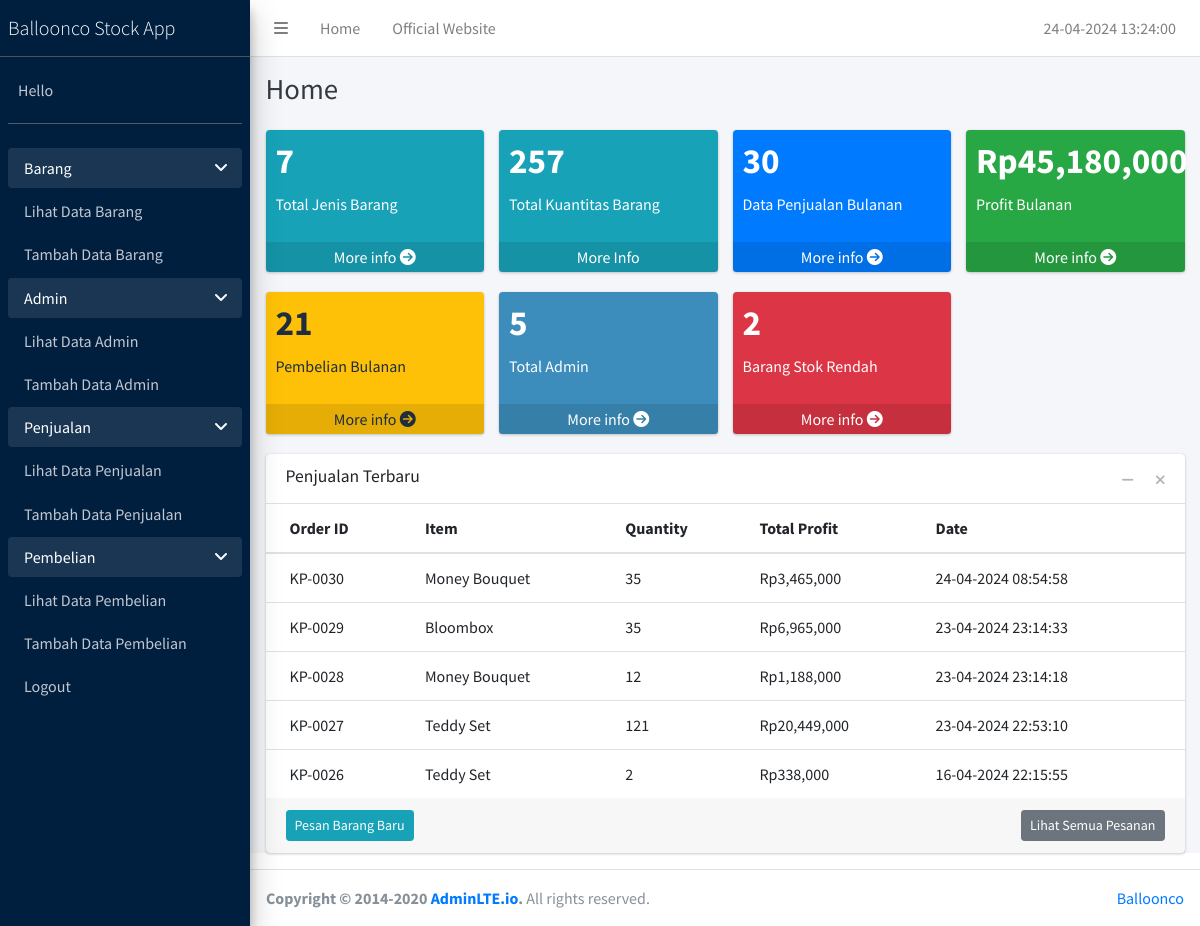
The app's page /home.php with its own data.
### tables this page shows
CREATE TABLE `penjualan` (
  `id_penjualan` int(11) NOT NULL,
  `kode_penjualan` varchar(50) NOT NULL,
  `quantity` int(50) NOT NULL,
  `tanggal_penjualan` datetime(6) NOT NULL,
  `id_barang` int(11) NOT NULL
);

CREATE TABLE `barang` (
  `id_barang` int(11) NOT NULL,
  `kode_barang` text NOT NULL,
  `nama_barang` varchar(50) NOT NULL,
  `qty_barang` int(50) NOT NULL,
  `harga_barang` int(50) NOT NULL,
  `harga_beli` int(50) NOT NULL,
  `deskripsi_barang` varchar(50) NOT NULL
);

### home.php (the view, shortened to what this page needs)
<?php
include 'header.php';
?>
<?php
include 'menu-bar.php';
?>
<div class="content-wrapper">
    <div class="content-header">
        <div class="container-fluid">
            <div class="row mb-2">
                <div class="col-sm-6">
                    <h1 class="m-0 text-dark">Home</h1>
                </div>
                <div class="col-sm-6">
                </div>
            </div>
        </div>
    </div>
    <section class="content">
        <div class="container-fluid">
            <div class="row">
                <div class="col-lg-3 col-6">
                    <div class="small-box bg-info">
                        <div class="inner">
                            <?php
                            include 'koneksi.php';
                            $query = mysqli_query($koneksi, "SELECT COUNT(DISTINCT nama_barang) AS total_barang FROM barang");
                            $result = mysqli_fetch_assoc($query);
                            $total_barang = $result['total_barang'];
                            ?>
                            <h3><?php echo $total_barang; ?></h3>
                            <p>Total Jenis Barang</p>
                        </div>
                        <a href="lihat-barang.php" class="small-box-footer">More info <i class="fas fa-arrow-circle-right"></i></a>
                    </div>
                </div>
                <div class="col-lg-3 col-6">
                    <div class="small-box bg-info">
                        <div class="inner">
                            <?php
                            include 'koneksi.php';
                            $query = mysqli_query($koneksi, "SELECT SUM(qty_barang) AS total_quantity FROM barang");
                            $result = mysqli_fetch_assoc($query);
                            $total_quantity = $result['total_quantity'];
                            ?>
                            <h3><?php echo $total_quantity; ?></h3>
                            <p>Total Kuantitas Barang</p>
                        </div>
                        <a href="lihat-barang.php" class="small-box-footer">More Info</a>
                    </div>
                </div>
                <div class="col-lg-3 col-6">
                    <div class="small-box bg-primary">
                        <div class="inner">
                            <?php
                            $query = mysqli_query($koneksi, "SELECT COUNT(*) AS total_penjualan FROM penjualan WHERE MONTH(tanggal_penjualan) = MONTH(CURRENT_DATE())");
                            $result = mysqli_fetch_assoc($query);
                            $total_penjualan = $result['total_penjualan'];
                            ?>
                            <h3><?php echo $total_penjualan; ?></h3>
                            <p>Data Penjualan Bulanan</p>
                        </div>
                        <a href="lihat-penjualan.php" class="small-box-footer">More info <i class="fas fa-arrow-circle-right"></i></a>
                    </div>
                </div>
                <div class="col-lg-3 col-6">
                    <div class="small-box bg-success">
                        <div class="inner">
                            <?php
                            $query = mysqli_query($koneksi, "SELECT SUM(p.quantity * b.harga_beli) AS total_profit
                                                              FROM penjualan p
                                                              JOIN barang b ON p.id_barang = b.id_barang
                                                              WHERE MONTH(p.tanggal_penjualan) = MONTH(CURRENT_DATE())");
                            $result = mysqli_fetch_assoc($query);
                            $total_profit = $result['total_profit'];
                            ?>
                            <h3>Rp<?php echo number_format($total_profit); ?></h3>
                            <p>Profit Bulanan</p>
                        </div>
                        <a href="lihat-penjualan.php" class="small-box-footer">More info <i class="fas fa-arrow-circle-right"></i></a>
                    </div>
                </div>
                <div class="col-lg-3 col-6">
                    <div class="small-box bg-warning">
                        <div class="inner">
                            <?php
                            $query = mysqli_query($koneksi, "SELECT COUNT(*) AS total_pembelian FROM pembelian WHERE MONTH(tanggal_pembelian) = MONTH(CURRENT_DATE())");
                            $result = mysqli_fetch_assoc($query);
                            $total_pembelian = $result['total_pembelian'];
                            ?>
                            <h3><?php echo $total_pembelian; ?></h3>
                            <p>Pembelian Bulanan</p>
                        </div>
                        <a href="lihat-pembelian.php" class="small-box-footer">More info <i class="fas fa-arrow-circle-right"></i></a>
                    </div>
                </div>
                <div class="col-lg-3 col-6">
                    <div class="small-box bg-lightblue">
                        <div class="inner">
                            <?php
                            $query = mysqli_query($koneksi, "SELECT COUNT(*) AS total_admin FROM admin");
                            $result = mysqli_fetch_assoc($query);
                            $total_admin = $result['total_admin'];
                            ?>
                            <h3><?php echo $total_admin; ?></h3>
                            <p>Total Admin</p>
                        </div>
                        <a href="lihat-staff.php" class="small-box-footer">More info <i class="fas fa-arrow-circle-right"></i></a>
                    </div>
                </div>
                    <div class="col-lg-3 col-6">
                        <div class="small-box bg-danger">
                            <div class="inner">
                                <?php
                                $query = mysqli_query($koneksi, "SELECT COUNT(*) AS total_low_stock FROM barang WHERE qty_barang < 5");
                                $result = mysqli_fetch_assoc($query);
                                $total_low_stock = $result['total_low_stock'];
                                ?>
                                <h3><?php echo $total_low_stock; ?></h3>
                                <p>Barang Stok Rendah</p>
                            </div>
                            <a href="lihat-barang.php" class="small-box-footer">More info <i class="fas fa-arrow-circle-right"></i></a>
                        </div>
                    </div>
            </div>
            <div class="card">
                <div class="card-header border-transparent">
                    <h3 class="card-title">Penjualan Terbaru</h3>
                    <div class="card-tools">
                        <button type="button" class="btn btn-tool" data-card-widget="collapse">
                            <i class="fas fa-minus"></i>
                        </button>
                        <button type="button" class="btn btn-tool" data-card-widget="remove">
                            <i class="fas fa-times"></i>
                        </button>
                    </div>
                </div>
                <div class="card-body p-0">
                    <div class="table-responsive">
                        <table class="table m-0">
                            <thead>
                                <tr>
                                    <th>Order ID</th>
                                    <th>Item</th>
                                    <th>Quantity</th>
                                    <th>Total Profit</th>
                                    <th>Date</th>
                                </tr>
                            </thead>
                            <tbody>
                                <?php
                                $query = mysqli_query($koneksi, "SELECT p.kode_penjualan, b.nama_barang, p.quantity, (p.quantity * b.harga_beli) AS total_profit, p.tanggal_penjualan
                                  FROM penjualan p
                                  JOIN barang b ON p.id_barang = b.id_barang
                                  WHERE MONTH(p.tanggal_penjualan) = MONTH(CURRENT_DATE())
                                  ORDER BY p.id_penjualan DESC LIMIT 5");
                                while ($row = mysqli_fetch_assoc($query)) {
                                    echo "<tr>";
                                    echo "<td>" . $row['kode_penjualan'] . "</td>";
                                    echo "<td>" . $row['nama_barang'] . "</td>";
                                    echo "<td>" . $row['quantity'] . "</td>";
                                    echo "<td>Rp" . number_format($row['total_profit']) . "</td>";
                                    echo "<td>" . date('d-m-Y H:i:s', strtotime($row['tanggal_penjualan'])) . "</td>";
                                    echo "</tr>";
                                }
                                ?>
                            </tbody>
                        </table>
                    </div>
                </div>
                <div class="card-footer clearfix">
                    <a href="input-penjualan.php" class="btn btn-sm btn-info float-left">Pesan Barang Baru</a>
                    <a href="lihat-penjualan.php" class="btn btn-sm btn-secondary float-right">Lihat Semua Pesanan</a>
                </div>
            </div>
        </div>
    </section>
</div>
<?php
include 'footer.php';
?>

### header.php (shortened to what this page needs)
<!DOCTYPE html>
<html lang="en">
<head>
  <link rel="stylesheet" href="plugins/fontawesome-free/css/all.min.css">
  <link rel="stylesheet" href="https://code.ionicframework.com/ionicons/2.0.1/css/ionicons.min.css">
  <link rel="stylesheet" href="plugins/tempusdominus-bootstrap-4/css/tempusdominus-bootstrap-4.min.css">
  <link rel="stylesheet" href="plugins/icheck-bootstrap/icheck-bootstrap.min.css">
  <link rel="stylesheet" href="plugins/jqvmap/jqvmap.min.css">
  <link rel="stylesheet" href="dist/css/adminlte.min.css">
  <link rel="stylesheet" href="plugins/overlayScrollbars/css/OverlayScrollbars.min.css">
  <link rel="stylesheet" href="plugins/daterangepicker/daterangepicker.css">
  <link rel="stylesheet" href="plugins/summernote/summernote-bs4.min.css">
</head>
<body class="hold-transition sidebar-mini layout-fixed">
<div class="wrapper">
  <nav class="main-header navbar navbar-expand navbar-white navbar-light">
    <ul class="navbar-nav">
      <li class="nav-item">
        <a class="nav-link" data-widget="pushmenu" href="#" role="button"><i class="fas fa-bars"></i></a>
      </li>
      <li class="nav-item d-none d-sm-inline-block">
        <a href="home.php" class="nav-link">Home</a>
      </li>
      <li class="nav-item d-none d-sm-inline-block">
        <a href="https://balloonco.shop" class="nav-link">Official Website</a>
      </li>
    </ul>
    <ul class="navbar-nav ml-auto">
      <li class="nav-item d-none d-sm-inline-block">
        <span class="nav-link ml-auto" id="date-time"></span>
      </li>
    </ul>
  </nav>

### menu-bar.php (shortened to what this page needs)
<aside class="bg-navy color-palette main-sidebar sidebar-dark-primary elevation-4">
  <a href="home.php" class="brand-link">
    <span class="brand-text font-weight-light">Balloonco Stock App</span>
  </a>
  <div class="sidebar bg-navy color-palette">
    <div class="user-panel mt-3 pb-3 mb-3 d-flex">
      <div class="info">
      <a href="#" class="d-block">Hello <?php echo isset($_SESSION['nama_admin']) ? $_SESSION['nama_admin'] : ''; ?></a>
      </div>
    </div>
    <nav class="mt-2 " >
      <ul class="nav nav-pills nav-sidebar flex-column" data-widget="treeview" role="menu" data-accordion="false">
        <li class="nav-item menu-open">
          <a href="#" class="nav-link">
            <p>
              Barang
              <i class="right fas fa-angle-left"></i>
            </p>
          </a>
          <ul class="nav nav-treeview">
            <li class="nav-item">
              <a href="lihat-barang.php" class="nav-link">
                <p>Lihat Data Barang</p>
              </a>
            </li>
            <li class="nav-item">
              <a href="input-barang.php" class="nav-link">
                <p>Tambah Data Barang</p>
              </a>
            </li>
          </ul>
        </li>
        <li class="nav-item menu-open">
          <a href="#" class="nav-link">
            <p>
              Admin
              <i class="right fas fa-angle-left"></i>
            </p>
          </a>
          <ul class="nav nav-treeview">
            <li class="nav-item">
              <a href="lihat-staff.php" class="nav-link">
                <p>Lihat Data Admin</p>
              </a>
            </li>
            <li class="nav-item">
              <a href="input-staff.php" class="nav-link">
                <p>Tambah Data Admin</p>
              </a>
            </li>
          </ul>
        </li>
        <li class="nav-item menu-open">
          <a href="#" class="nav-link">
            <p>
              Penjualan
              <i class="right fas fa-angle-left"></i>
            </p>
          </a>
          <ul class="nav nav-treeview">
            <li class="nav-item">
              <a href="lihat-penjualan.php" class="nav-link">
                <p>Lihat Data Penjualan</p>
              </a>
            </li>
            <li class="nav-item">
              <a href="input-penjualan.php" class="nav-link">
                <p>Tambah Data Penjualan</p>
              </a>
            </li>
          </ul>
        </li>
        <li class="nav-item menu-open">
          <a href="#" class="nav-link">
            <p>
              Pembelian
              <i class="right fas fa-angle-left"></i>
            </p>
          </a>
          <ul class="nav nav-treeview">
            <li class="nav-item">
              <a href="lihat-pembelian.php" class="nav-link">
                <p>Lihat Data Pembelian</p>
              </a>
            </li>
            <li class="nav-item">
              <a href="input-pembelian.php" class="nav-link">
                <p>Tambah Data Pembelian</p>
              </a>
            </li>
          </ul>
        </li>
        <a href="#" class="nav-link" data-toggle="modal" data-target="#modalKonfirmasiLogout">
          <p>
            Logout
          </p>
        </a>
      </ul>
    </nav>
  </div>
</aside>

### footer.php (shortened to what this page needs)
  <footer class="main-footer">
    <strong>Copyright &copy; 2014-2020 <a href="https://adminlte.io">AdminLTE.io</a>.</strong>
    All rights reserved.
    <div class="float-right d-none d-sm-inline-block">
      <a href="https://balloonco.shop">Balloonco</a>
    </div>
  </footer>
</div>
</body>
</html>

### records on screen
penjualan: kode_penjualan "KP-0030", id_barang.nama_barang "Money Bouquet", quantity "35", total_profit "3,465,000", tanggal_penjualan "24-04-2024 08:54:58"
penjualan: kode_penjualan "KP-0029", id_barang.nama_barang "Bloombox", quantity "35", total_profit "6,965,000", tanggal_penjualan "23-04-2024 23:14:33"
penjualan: kode_penjualan "KP-0028", id_barang.nama_barang "Money Bouquet", quantity "12", total_profit "1,188,000", tanggal_penjualan "23-04-2024 23:14:18"
penjualan: kode_penjualan "KP-0027", id_barang.nama_barang "Teddy Set", quantity "121", total_profit "20,449,000", tanggal_penjualan "23-04-2024 22:53:10"
penjualan: kode_penjualan "KP-0026", id_barang.nama_barang "Teddy Set", quantity "2", total_profit "338,000", tanggal_penjualan "16-04-2024 22:15:55"

### other values on screen
$total_barang "7"
$total_quantity "257"
$total_penjualan "30"
$total_profit "45,180,000"
$total_pembelian "21"
$total_admin "5"
$total_low_stock "2"
